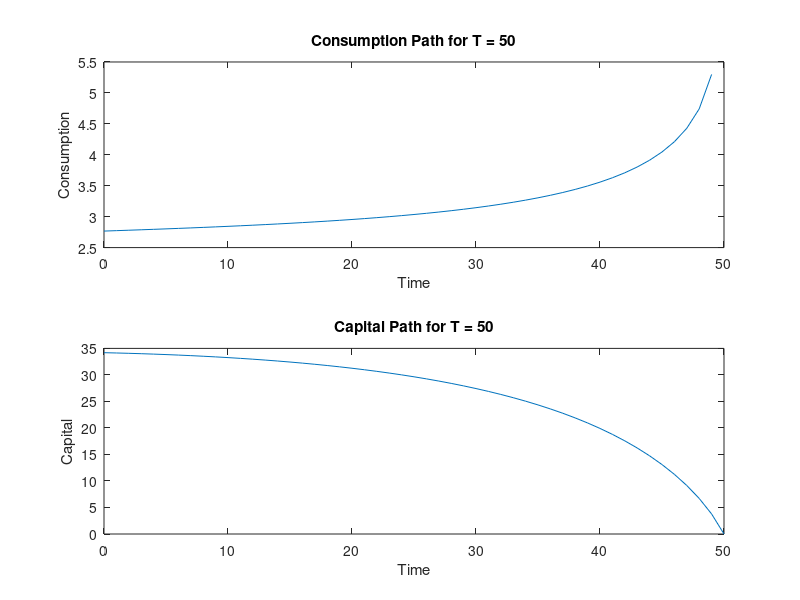
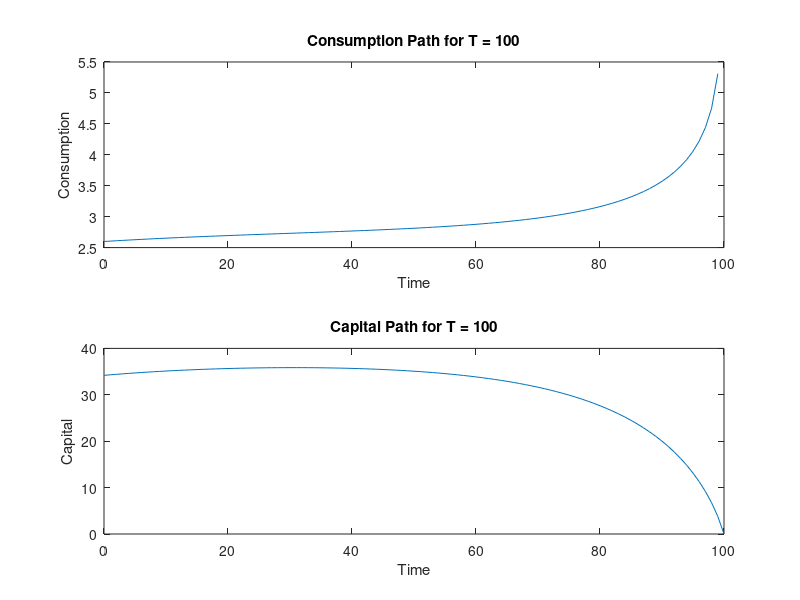
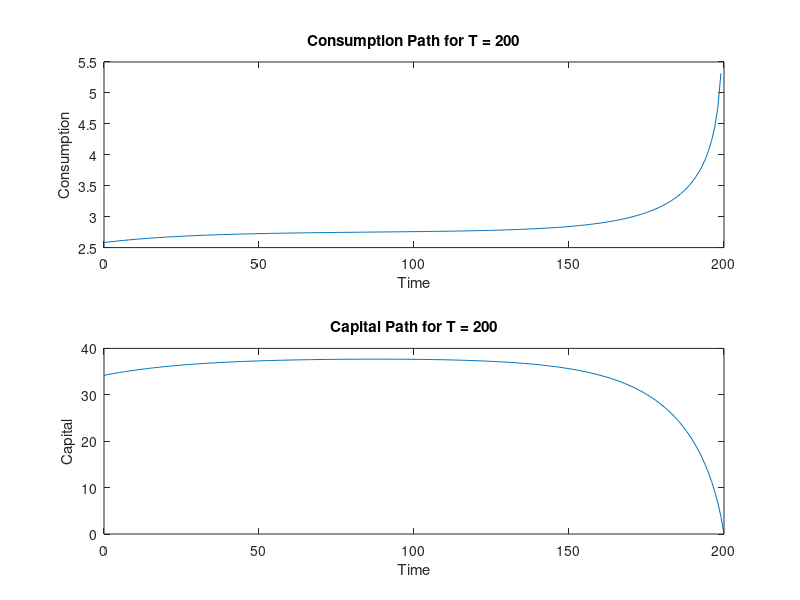
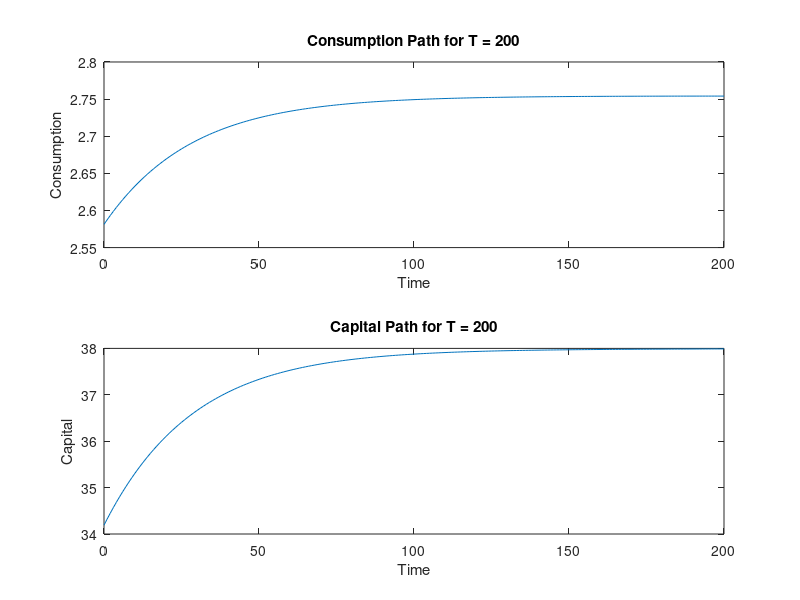

These charts were generated, in order, by the following MATLAB code:
clear

% Define parameters

par.alpha = 0.36; % capital share
par.beta = 0.99; % discount factor
par.delta = 0.025;
T = [50, 100, 200];
par.eps = 1e-9;

% steady-state
kstar = ((par.delta - 1 + 1/par.beta) / par.alpha)^(1/(par.alpha - 1));
cstar = kstar^par.alpha - par.delta * kstar;

%k_0 definition
k_0 = 0.9 * kstar;


function [c,k, out] = NCGM(c_0, k_0, T, par)

    % Exogenous productivity shifter (we set A = 1 for all t)
    % Warning : for endogenous productivity shifter, RGM function should be
    % adapted to add the computation of A before the one of (k,c) in the loop 
    A = ones(1,T+1);

    % Warning : A shall be a vector of length T
    % A represents an exogenous productivity shifter
    %if ~isvector(A) 
    %    error(' A shall be a vector of length T');
    %end

    c = zeros(1, T+1);
    k = zeros(1, T+1);

    c(1) = c_0;
    k(1) = k_0;

    out = false;

    for t = 2:T+1
        %k or c should not be negative
        k(t) = (1 - par.delta)*k(t-1) + A(t-1)*k(t-1)^par.alpha - c(t-1);
        c(t) = c(t-1) * par.beta * (A(t) * par.alpha * k(t)^(par.alpha - 1) + 1 - par.delta);
        if k(t) < -par.eps || c(t) < -par.eps % par.eps insted of 0 to avoid looping indefinitely            
            out = true;
            c(t+1:end) = 0;
            k(t+1:end) = 0;
            break;
        end   
    end
end

% test over the steady state
[C, K, out] = NCGM(cstar, kstar, 500, par);
C(501) == cstar
K(501) == kstar
out == false
%it works

function [C, K] = shooting(k_0, kstar, cstar, par, T, maxiter, question)
    
    c_l = 0 ;
    c_u = cstar * 1.5 ;

    error = 1;
    i = 1;

    while abs(error) > par.eps && i <= maxiter
        i = i + 1;
        c_0 = (c_l + c_u)/2;
        [C, K, out] = NCGM(c_0, k_0, T, par);

        if question == 4
            if out == true
                error = -1;
                c_u = c_0;
            else
                error = K(T+1)/k_0;
                c_l = c_0;
            end
        elseif question == 5
            error = K(T+1) - kstar;
            if abs(error) < par.eps 
                    break
            elseif error < 0
                c_u = c_0;
            else
                c_l = c_0;
            end
        else 
            error("Question should either be 4 or 5");
        end 

        
    end
    if i < maxiter
        fprintf(1, "The algorithm converged after %d iterations\n", i)
    else
        fprintf(1, "The algorithm failed to converge after %d iterations\n", maxiter)
    end
end

%----------------------------------%
%%%%         Question 4         %%%% 
%----------------------------------%

% Loop over all values of T
for i = 1:length(T)
    % Run the shooting algorithm
    [C, K] = shooting(k_0, kstar, cstar, par, T(i), 5000, 4);
    
    % Plot the sequences C(t) and K(t)
    figure;
    subplot(2, 1, 1);
    plot(0:T(i)-1, C(1:end-1));
    title(['Consumption Path for T = ', num2str(T(i))]);
    xlabel('Time');
    ylabel('Consumption');
    
    subplot(2, 1, 2);
    plot(0:T(i), K(1:end));
    title(['Capital Path for T = ', num2str(T(i))]);
    xlabel('Time');
    ylabel('Capital');

    % Sauvegarder la figure
    saveas(gcf, ['qu4_figure_T_', num2str(T(i)), '.png']);
end

%----------------------------------%
%%%%         Question 5         %%%% 
%----------------------------------%
T_5 = 200;

% Run the shooting algorithm
[C, K] = shooting(k_0, kstar, cstar, par, T_5, 2000, 5);
    
% Plot the sequences C(t) and K(t)
figure;
subplot(2, 1, 1);
plot(0:T_5, C);
title(['Consumption Path for T = ', num2str(T(i))]);
xlabel('Time');
ylabel('Consumption');

subplot(2, 1, 2);
plot(0:T_5, K);
title(['Capital Path for T = ', num2str(T(i))]);
xlabel('Time');
ylabel('Capital');

saveas(gcf, 'qu5_figure_T_200.png');

% time=(1:T_5+1);

% grid_2=tiledlayout(1,2);
% nexttile
% plot(time, C, 'r')
% xlabel("Time")
% ylabel("")
% ylim([C(1) 2.78])
% xlim([0 T_5+1])
% title("Consumption")

% nexttile
% plot(time, K)
% xlabel("Time")
% ylabel("")
% ylim([K(1) 38.5])
% xlim([0 T_5+1])
% title("Capital stock")

% %% Plotting : Saddle path
% figure;
% title(['Saddle Path for T = ', num2str(T_5)]);
% scatter(K, C) %use scatter to show that there are many points around the steady state
% xlabel("K")
% ylabel("C")

